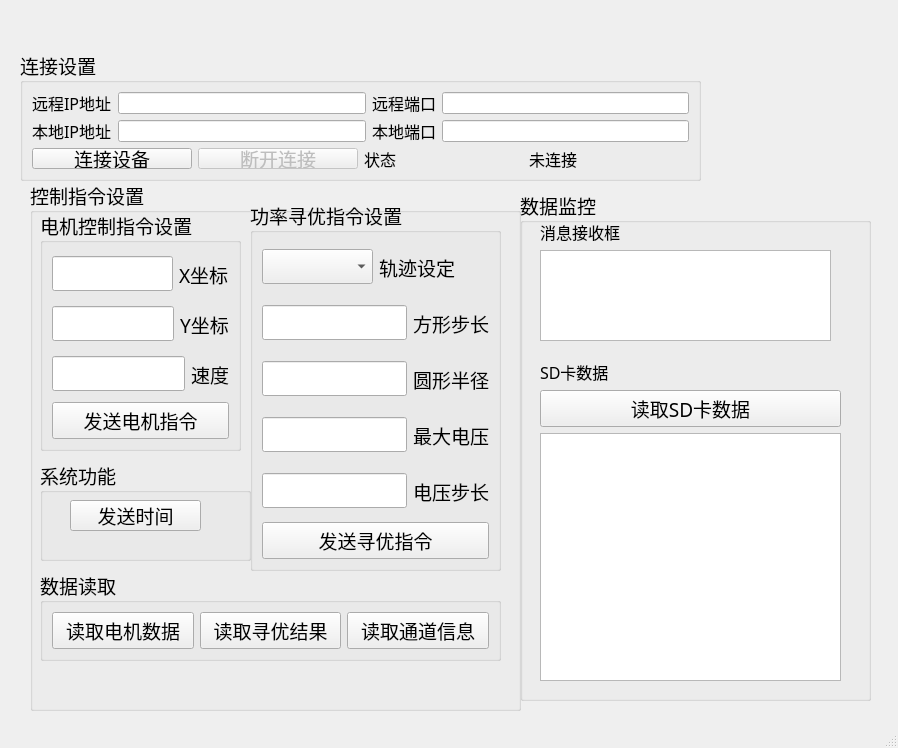
<?xml version="1.0" encoding="UTF-8"?>
<ui version="4.0">
 <class>MainWindow</class>
 <widget class="QMainWindow" name="MainWindow">
  <property name="geometry">
   <rect>
    <x>0</x>
    <y>0</y>
    <width>898</width>
    <height>748</height>
   </rect>
  </property>
  <property name="windowTitle">
   <string>MainWindow</string>
  </property>
  <widget class="QWidget" name="centralwidget">
   <widget class="QGroupBox" name="groupBox_connection">
    <property name="geometry">
     <rect>
      <x>20</x>
      <y>50</y>
      <width>681</width>
      <height>131</height>
     </rect>
    </property>
    <property name="font">
     <font>
      <family>宋体</family>
      <pointsize>14</pointsize>
     </font>
    </property>
    <property name="layoutDirection">
     <enum>Qt::LayoutDirection::LeftToRight</enum>
    </property>
    <property name="title">
     <string>连接设置</string>
    </property>
    <layout class="QVBoxLayout" name="verticalLayout">
     <item>
      <layout class="QHBoxLayout" name="horizontalLayout">
       <item>
        <widget class="QLabel" name="label">
         <property name="font">
          <font>
           <family>宋体</family>
           <pointsize>12</pointsize>
          </font>
         </property>
         <property name="text">
          <string>远程IP地址</string>
         </property>
        </widget>
       </item>
       <item>
        <widget class="QLineEdit" name="lineEdit_remote_ip"/>
       </item>
       <item>
        <widget class="QLabel" name="label_3">
         <property name="font">
          <font>
           <family>宋体</family>
           <pointsize>12</pointsize>
          </font>
         </property>
         <property name="text">
          <string>远程端口</string>
         </property>
        </widget>
       </item>
       <item>
        <widget class="QLineEdit" name="lineEdit_remote_port"/>
       </item>
      </layout>
     </item>
     <item>
      <layout class="QHBoxLayout" name="horizontalLayout_2">
       <item>
        <widget class="QLabel" name="label_2">
         <property name="font">
          <font>
           <family>宋体</family>
           <pointsize>12</pointsize>
          </font>
         </property>
         <property name="text">
          <string>本地IP地址</string>
         </property>
        </widget>
       </item>
       <item>
        <widget class="QLineEdit" name="lineEdit_local_ip"/>
       </item>
       <item>
        <widget class="QLabel" name="label_4">
         <property name="font">
          <font>
           <family>宋体</family>
           <pointsize>12</pointsize>
          </font>
         </property>
         <property name="text">
          <string>本地端口</string>
         </property>
        </widget>
       </item>
       <item>
        <widget class="QLineEdit" name="lineEdit_local_port"/>
       </item>
      </layout>
     </item>
     <item>
      <layout class="QHBoxLayout" name="horizontalLayout_3">
       <item>
        <widget class="QPushButton" name="pushButton_connect">
         <property name="font">
          <font>
           <family>宋体</family>
           <pointsize>14</pointsize>
          </font>
         </property>
         <property name="text">
          <string>连接设备</string>
         </property>
        </widget>
       </item>
       <item>
        <widget class="QPushButton" name="pushButton_disconnect">
         <property name="enabled">
          <bool>false</bool>
         </property>
         <property name="font">
          <font>
           <family>宋体</family>
           <pointsize>14</pointsize>
          </font>
         </property>
         <property name="text">
          <string>断开连接</string>
         </property>
        </widget>
       </item>
       <item>
        <widget class="QLabel" name="label_5">
         <property name="font">
          <font>
           <family>宋体</family>
           <pointsize>12</pointsize>
          </font>
         </property>
         <property name="text">
          <string>状态</string>
         </property>
        </widget>
       </item>
       <item>
        <widget class="QLabel" name="label_status">
         <property name="font">
          <font>
           <family>宋体</family>
           <pointsize>12</pointsize>
          </font>
         </property>
         <property name="text">
          <string>未连接</string>
         </property>
        </widget>
       </item>
      </layout>
     </item>
    </layout>
   </widget>
   <widget class="QGroupBox" name="groupBox_control">
    <property name="geometry">
     <rect>
      <x>30</x>
      <y>180</y>
      <width>491</width>
      <height>531</height>
     </rect>
    </property>
    <property name="font">
     <font>
      <family>宋体</family>
      <pointsize>14</pointsize>
     </font>
    </property>
    <property name="title">
     <string>控制指令设置</string>
    </property>
    <widget class="QGroupBox" name="groupBox">
     <property name="geometry">
      <rect>
       <x>10</x>
       <y>30</y>
       <width>201</width>
       <height>241</height>
      </rect>
     </property>
     <property name="title">
      <string>电机控制指令设置</string>
     </property>
     <layout class="QVBoxLayout" name="verticalLayout_5">
      <item>
       <layout class="QHBoxLayout" name="horizontalLayout_4">
        <item alignment="Qt::AlignmentFlag::AlignLeft">
         <widget class="QLineEdit" name="lineEdit_motor_x"/>
        </item>
        <item>
         <widget class="QLabel" name="label_13">
          <property name="text">
           <string>X坐标</string>
          </property>
         </widget>
        </item>
       </layout>
      </item>
      <item>
       <layout class="QHBoxLayout" name="horizontalLayout_5">
        <item>
         <widget class="QLineEdit" name="lineEdit_motor_y"/>
        </item>
        <item>
         <widget class="QLabel" name="label_14">
          <property name="text">
           <string>Y坐标</string>
          </property>
         </widget>
        </item>
       </layout>
      </item>
      <item>
       <layout class="QHBoxLayout" name="horizontalLayout_6">
        <item>
         <widget class="QLineEdit" name="lineEdit_motor_speed"/>
        </item>
        <item>
         <widget class="QLabel" name="label_15">
          <property name="text">
           <string>速度</string>
          </property>
         </widget>
        </item>
       </layout>
      </item>
      <item>
       <widget class="QPushButton" name="pushButton_motor_control">
        <property name="font">
         <font>
          <family>宋体</family>
          <pointsize>14</pointsize>
         </font>
        </property>
        <property name="text">
         <string>发送电机指令</string>
        </property>
       </widget>
      </item>
     </layout>
    </widget>
    <widget class="QGroupBox" name="groupBox_2">
     <property name="geometry">
      <rect>
       <x>220</x>
       <y>20</y>
       <width>251</width>
       <height>371</height>
      </rect>
     </property>
     <property name="title">
      <string>功率寻优指令设置</string>
     </property>
     <layout class="QVBoxLayout" name="verticalLayout_4">
      <item>
       <layout class="QHBoxLayout" name="horizontalLayout_7">
        <item>
         <widget class="QComboBox" name="comboBox_traj_type"/>
        </item>
        <item>
         <widget class="QLabel" name="label_16">
          <property name="text">
           <string>轨迹设定</string>
          </property>
         </widget>
        </item>
       </layout>
      </item>
      <item>
       <layout class="QHBoxLayout" name="horizontalLayout_8">
        <item>
         <widget class="QLineEdit" name="lineEdit_square_step"/>
        </item>
        <item>
         <widget class="QLabel" name="label_8">
          <property name="text">
           <string>方形步长</string>
          </property>
         </widget>
        </item>
       </layout>
      </item>
      <item>
       <layout class="QHBoxLayout" name="horizontalLayout_9">
        <item>
         <widget class="QLineEdit" name="lineEdit_circle_radius"/>
        </item>
        <item>
         <widget class="QLabel" name="label_7">
          <property name="text">
           <string>圆形半径</string>
          </property>
         </widget>
        </item>
       </layout>
      </item>
      <item>
       <layout class="QHBoxLayout" name="horizontalLayout_10">
        <item>
         <widget class="QLineEdit" name="lineEdit_max_voltage"/>
        </item>
        <item>
         <widget class="QLabel" name="label_10">
          <property name="text">
           <string>最大电压</string>
          </property>
         </widget>
        </item>
       </layout>
      </item>
      <item>
       <layout class="QHBoxLayout" name="horizontalLayout_11">
        <item>
         <widget class="QLineEdit" name="lineEdit_voltage_step"/>
        </item>
        <item>
         <widget class="QLabel" name="label_9">
          <property name="text">
           <string>电压步长</string>
          </property>
         </widget>
        </item>
       </layout>
      </item>
      <item>
       <widget class="QPushButton" name="pushButton_find_optimal">
        <property name="font">
         <font>
          <family>宋体</family>
          <pointsize>14</pointsize>
         </font>
        </property>
        <property name="text">
         <string>发送寻优指令</string>
        </property>
       </widget>
      </item>
     </layout>
    </widget>
    <widget class="QGroupBox" name="groupBox_3">
     <property name="geometry">
      <rect>
       <x>10</x>
       <y>390</y>
       <width>461</width>
       <height>91</height>
      </rect>
     </property>
     <property name="font">
      <font>
       <family>宋体</family>
       <pointsize>14</pointsize>
      </font>
     </property>
     <property name="title">
      <string>数据读取</string>
     </property>
     <layout class="QHBoxLayout" name="horizontalLayout_12">
      <item>
       <widget class="QPushButton" name="pushButton_read_motor">
        <property name="font">
         <font>
          <family>宋体</family>
          <pointsize>14</pointsize>
         </font>
        </property>
        <property name="text">
         <string>读取电机数据</string>
        </property>
       </widget>
      </item>
      <item>
       <widget class="QPushButton" name="pushButton_read_optimal">
        <property name="font">
         <font>
          <family>宋体</family>
          <pointsize>14</pointsize>
         </font>
        </property>
        <property name="text">
         <string>读取寻优结果</string>
        </property>
       </widget>
      </item>
      <item>
       <widget class="QPushButton" name="pushButton_read_channel">
        <property name="font">
         <font>
          <family>宋体</family>
          <pointsize>14</pointsize>
         </font>
        </property>
        <property name="text">
         <string>读取通道信息</string>
        </property>
       </widget>
      </item>
     </layout>
    </widget>
    <widget class="QGroupBox" name="groupBox_4">
     <property name="geometry">
      <rect>
       <x>10</x>
       <y>280</y>
       <width>211</width>
       <height>101</height>
      </rect>
     </property>
     <property name="font">
      <font>
       <family>宋体</family>
       <pointsize>14</pointsize>
      </font>
     </property>
     <property name="title">
      <string>系统功能</string>
     </property>
     <widget class="QPushButton" name="pushButton_send_time">
      <property name="geometry">
       <rect>
        <x>30</x>
        <y>40</y>
        <width>131</width>
        <height>31</height>
       </rect>
      </property>
      <property name="font">
       <font>
        <family>宋体</family>
        <pointsize>14</pointsize>
       </font>
      </property>
      <property name="text">
       <string>发送时间</string>
      </property>
     </widget>
    </widget>
   </widget>
   <widget class="QGroupBox" name="groupBox_monitor">
    <property name="geometry">
     <rect>
      <x>520</x>
      <y>190</y>
      <width>351</width>
      <height>511</height>
     </rect>
    </property>
    <property name="font">
     <font>
      <family>宋体</family>
      <pointsize>14</pointsize>
     </font>
    </property>
    <property name="title">
     <string>数据监控</string>
    </property>
    <widget class="QWidget" name="layoutWidget">
     <property name="geometry">
      <rect>
       <x>20</x>
       <y>30</y>
       <width>291</width>
       <height>121</height>
      </rect>
     </property>
     <layout class="QVBoxLayout" name="verticalLayout_2">
      <item>
       <widget class="QLabel" name="label_11">
        <property name="font">
         <font>
          <family>宋体</family>
          <pointsize>12</pointsize>
         </font>
        </property>
        <property name="text">
         <string>消息接收框</string>
        </property>
       </widget>
      </item>
      <item>
       <widget class="QTextEdit" name="textEdit_message"/>
      </item>
     </layout>
    </widget>
    <widget class="QWidget" name="layoutWidget">
     <property name="geometry">
      <rect>
       <x>20</x>
       <y>170</y>
       <width>301</width>
       <height>321</height>
      </rect>
     </property>
     <layout class="QVBoxLayout" name="verticalLayout_3">
      <item>
       <widget class="QLabel" name="label_12">
        <property name="font">
         <font>
          <family>宋体</family>
          <pointsize>12</pointsize>
         </font>
        </property>
        <property name="text">
         <string>SD卡数据</string>
        </property>
       </widget>
      </item>
      <item>
       <widget class="QPushButton" name="pushButton_read_sd">
        <property name="font">
         <font>
          <family>宋体</family>
          <pointsize>14</pointsize>
         </font>
        </property>
        <property name="text">
         <string>读取SD卡数据</string>
        </property>
       </widget>
      </item>
      <item>
       <widget class="QTextEdit" name="textEdit_sd_data"/>
      </item>
     </layout>
    </widget>
   </widget>
  </widget>
  <widget class="QMenuBar" name="menubar">
   <property name="geometry">
    <rect>
     <x>0</x>
     <y>0</y>
     <width>898</width>
     <height>21</height>
    </rect>
   </property>
  </widget>
  <widget class="QStatusBar" name="statusbar"/>
 </widget>
 <resources/>
 <connections/>
</ui>
